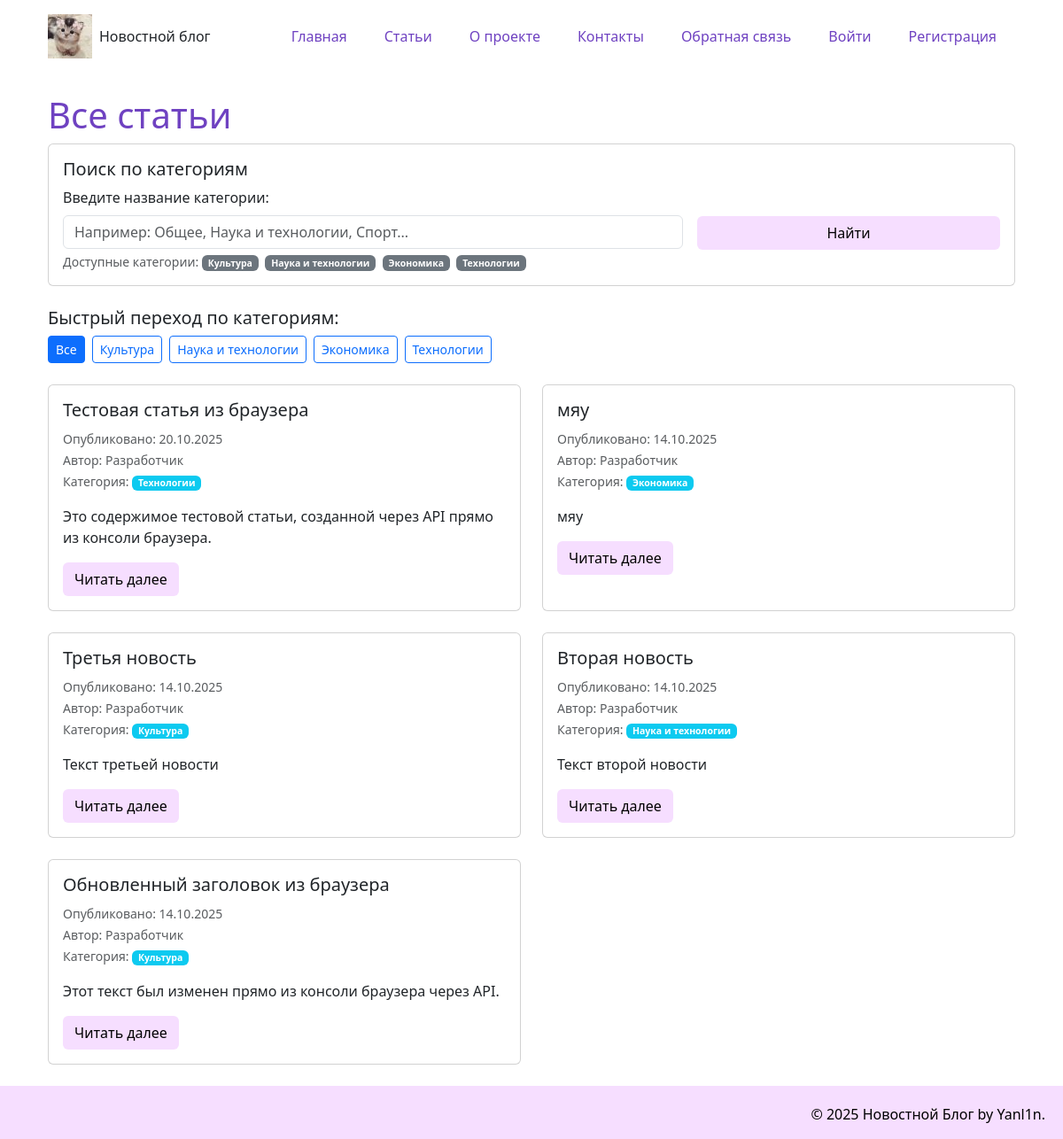
Page /articles on the earlier database version.
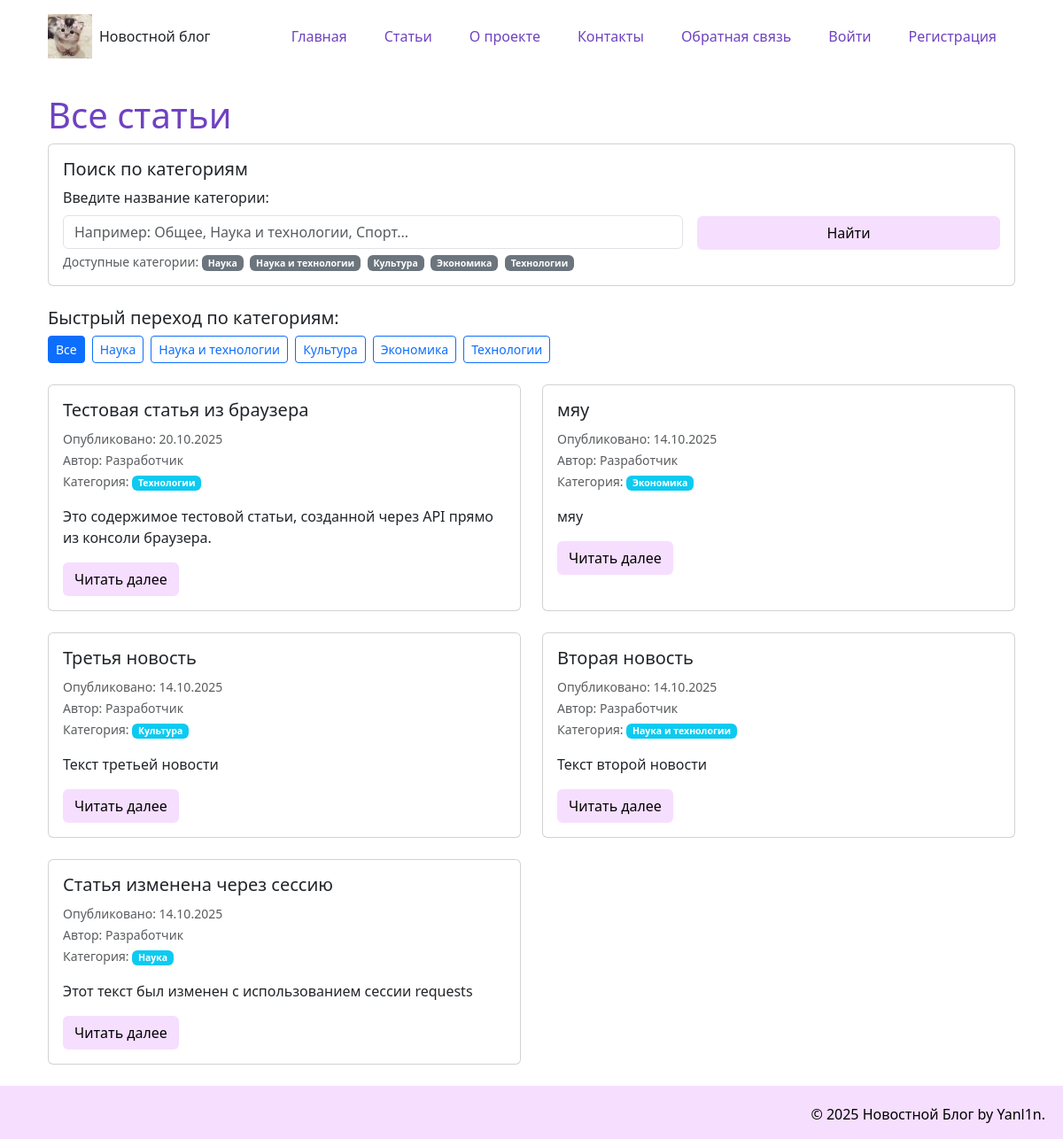
Same page on the later database version.
### models.py (models this page shows, shortened)
class Article(data_base.Model):
    __tablename__= "article"
    id = data_base.Column(data_base.Integer, primary_key = True)
    title = data_base.Column(data_base.String(200), nullable=False)
    text = data_base.Column(data_base.Text, nullable=False)
    date = data_base.Column(data_base.DateTime, default=datetime.utcnow)
    user_id = data_base.Column(data_base.Integer, data_base.ForeignKey('user.id'), nullable=False)
    category = data_base.Column(data_base.String(50), default='Общая')
    comment = data_base.relation('Comment', backref='article', lazy='dynamic')

class User(UserMixin, data_base.Model):
    __tablename__= "user"
    id = data_base.Column(data_base.Integer, primary_key = True)
    name = data_base.Column(data_base.String(100), nullable=False)
    email = data_base.Column(data_base.String(100), nullable=False)
    hashed_password = data_base.Column(data_base.String(200), nullable=False)
    date = data_base.Column(data_base.DateTime, default=datetime.utcnow)
    articles = data_base.relationship('Article', backref='author', lazy=True)

### app.py (the view)
@app.route("/articles")
@app.route("/articles/<category>")
def articles_list(category=None):
    if category is None:
        category = request.args.get('category', '').strip()
    if category:
        category = unquote(category)
    categories = data_base.session.query(Article.category).distinct().all()
    categories = [cat[0] for cat in categories if cat[0]]
    if category and category not in categories:
        flash(f'Категория "{category}" не найдена', 'error')
        articles = []
    elif category:
        articles = Article.query.filter_by(category=category).order_by(Article.date.desc()).all()
    else:
        articles = Article.query.order_by(Article.date.desc()).all()
    return render_template('articles_list.html',
                         articles=articles,
                         current_category=category,
                         categories=categories)

### templates/articles_list.html (shortened to what this page needs)
{% extends 'base.html' %}
{% block content %}
<div class="row">
    <div class="col-12">
        <h1>
            {% if current_category %}
                Статьи в категории: "{{ current_category }}"
            {% else %}
                Все статьи
            {% endif %}
        </h1>
        <div class="card mb-4">
            <div class="card-body">
                <h5 class="card-title">Поиск по категориям</h5>
                <form method="GET" action="{{ url_for('articles_list') }}" class="row g-3">
                    <div class="col-md-8">
                        <label for="category" class="form-label">Введите название категории:</label>
                        <input type="text"
                               class="form-control"
                               id="category"
                               name="category"
                               value="{{ current_category }}"
                               placeholder="Например: Общее, Наука и технологии, Спорт...">
                        <div class="form-text">Доступные категории:
                            {% for cat in categories %}
                            <span class="badge bg-secondary me-1">{{ cat }}</span>
                            {% endfor %}
                        </div>
                    </div>
                    <div class="col-md-4 d-flex align-items-end">
                        <div class="btn-group w-100 mb-4">
                            <button type="submit" class="btn btn-custom">Найти</button>
                        </div>
                    </div>
                </form>
            </div>
        </div>
        <div class="categories-nav mb-4">
            <h5>Быстрый переход по категориям:</h5>
            <div class="d-flex flex-wrap gap-2">
                <a href="{{ url_for('articles_list') }}"
                   class="btn {% if not current_category%} btn-primary{% else %}btn-outline-primary{% endif %} btn-sm">
                    Все
                </a>
                {% for cat in categories %}
                    <a href="{{ url_for('articles_list', category=cat) }}"
                       class="btn {% if current_category == cat %}btn-primary{% else %}btn-outline-primary{% endif %} btn-sm">
                        {{ cat }}
                    </a>
                {% endfor %}
            </div>
        </div>
        {% if articles %}
        <div class="row">
            {% for article in articles %}
            <div class="col-md-6 mb-4">
                <div class="card h-100">
                    <div class="card-body">
                        <h5 class="card-title">
                            {{ article.title }}
                        </h5>
                        <p class="card-text">
                            <small class="text-muted">
                                Опубликовано: {{ article.date.strftime('%d.%m.%Y') }}<br>
                                Автор: {{ article.author.name }}<br>
                                Категория:
                                <span class="badge bg-info">{{ article.category }}</span>
                            </small>
                        </p>
                        <p class="card-text">{{ article.text[:150] }}{% if article.text|length > 150 %}...{% endif %}</p>
                        <a href="{{ url_for('news_article', id=article.id) }}" class="btn btn-custom">Читать далее</a>
                    </div>
                </div>
            </div>
            {% endfor %}
        </div>
        {% endif %}
    </div>
</div>
{% endblock %}

### templates/base.html (shortened to what this page needs)
<!DOCTYPE html>
<html lang="ru">
<head>
    <link href="https://cdn.jsdelivr.net/npm/bootstrap@5.3.8/dist/css/bootstrap.min.css" rel="stylesheet">
    <link rel="stylesheet" href="{{ url_for('static', filename='css/main.css')}}">
</head>
<body>
    <div class="container">
        <div class="container">
            <header class="d-flex justify-content-between align-items-center py-3">
                <a href="/" class="d-flex align-items-center text-dark text-decoration-none">
                    <img src="{{ url_for('static', filename='img/cat.jpg')}}" alt="Логотип" width="50" height="50" class="me-2">
                Новостной блог
            </a>
            <ul class="nav nav-pills">
                <li class="nav-item"><a href="{{ url_for('index')}}" class="nav-link" aria-current="page">Главная</a></li>
                <li class="nav-item"><a href="{{ url_for('articles_list')}}" class="nav-link">Статьи</a></li>
                <li class="nav-item"><a href="{{ url_for('about')}}" class="nav-link">О проекте</a></li>
                <li class="nav-item"><a href="{{ url_for('contact')}}" class="nav-link">Контакты</a></li>
                <li class="nav-item"><a href="{{ url_for('feedback')}}" class="nav-link">Обратная связь</a></li>
                {% if current_user.is_authenticated %}
                    <li class="nav-item"><a href="{{ url_for('create_article')}}" class="nav-link">Создать статью</a></li>
                    <li class="nav-item"><a href="{{ url_for('logout')}}" class="nav-link">Выйти ({{ current_user.name }})</a></li>
                {% else %}
                    <li class="nav-item"><a href="{{ url_for('login_page')}}" class="nav-link">Войти</a></li>
                    <li class="nav-item"><a href="{{ url_for('register')}}" class="nav-link">Регистрация</a></li>
                {% endif %}
            </ul>
            </header>
        </div>
        <div class="container mt-4">
            {% block content %}{% endblock %}
        </div>
    </div>
    <footer>
        <p>&copy; 2025 Новостной Блог by Yanl1n.</p>
    </footer>
</body>
</html>

### static/css/main.css (style rules this page uses)
body { display: flex; flex-direction: column; min-height: 100vh; }
.container { flex: 1; }
h1 { color:#6f42c1; }
footer { margin-top: auto; padding: 20px; background: #F6DEFF; text-align: right; color: black; height: 60px; }
.btn-custom { background-color: #F6DEFF; color: rgb(0, 0, 0); }
.nav-pills .nav-link { color:#6f42c1; margin: 0 5px; }

Differences in the rows shown:
changed Article: title "Обновленный заголовок из браузера" → "Статья изменена через сессию"; category "Культура" → "Наука"; text "Этот текст был изменен прямо из консоли браузера через API." → "Этот текст был изменен с использованием сессии requests"
Other differences:
new list line: "Наука"
